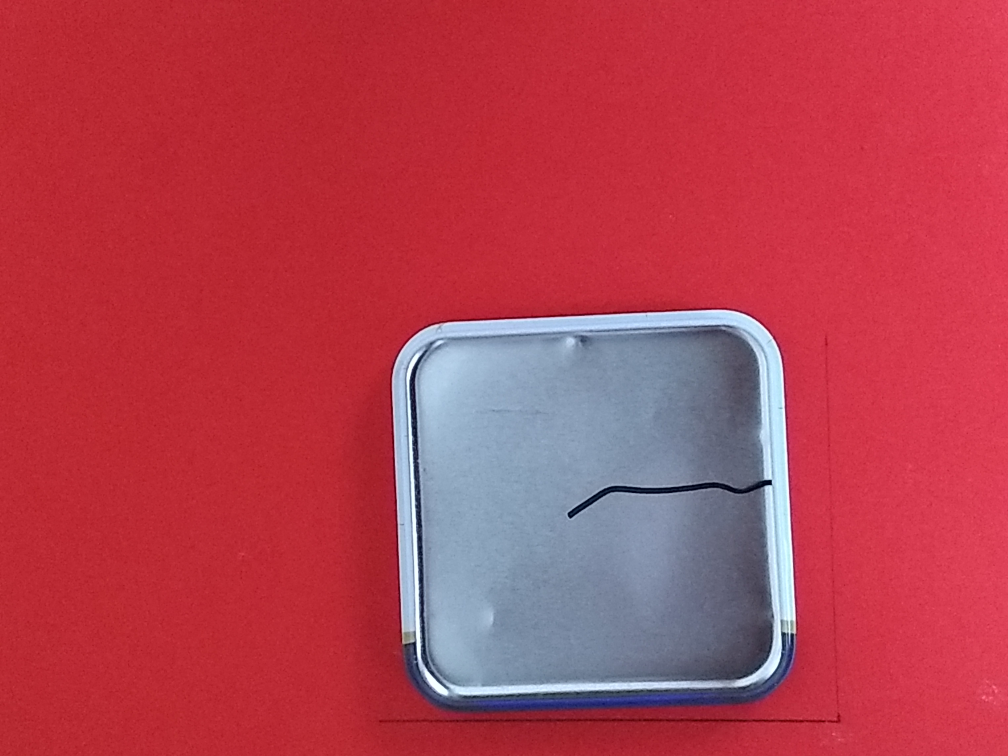
#> input picture scratch_detection/Imageset/IMG_20180402_102947689.jpg, 4032 x 3024 px, found by its file name (shown at 1/4 size)
$ python scratch_old.py   (older library calls are emulated)
#> lines starting #> are read from the running program, lines starting #| are printed output that depends on the picture; after the words box and inside, x2 and y2 are one past the last pixel; in counts of white or black regions, pixels touching at a corner belong together

import cv2
import numpy as np
import imutils
from matplotlib import pyplot as plt

scale_factor = 4
threshold_canny = 0.95

################## Basic Image Processing Operations
img = cv2.imread(r'S:\Imageprocessing\Audi-task\Imageset\IMG_20180402_102947689.jpg',1)
#> img is the input picture: shape (3024, 4032, 3); mean B, G, R 80.7, 64.4, 180.5
img_copy = img.copy()
img_small = cv2.resize(img_copy, (
            img_copy.shape[1] // scale_factor, img_copy.shape[0] // scale_factor))
gray = cv2.cvtColor(img_small, cv2.COLOR_BGR2GRAY)
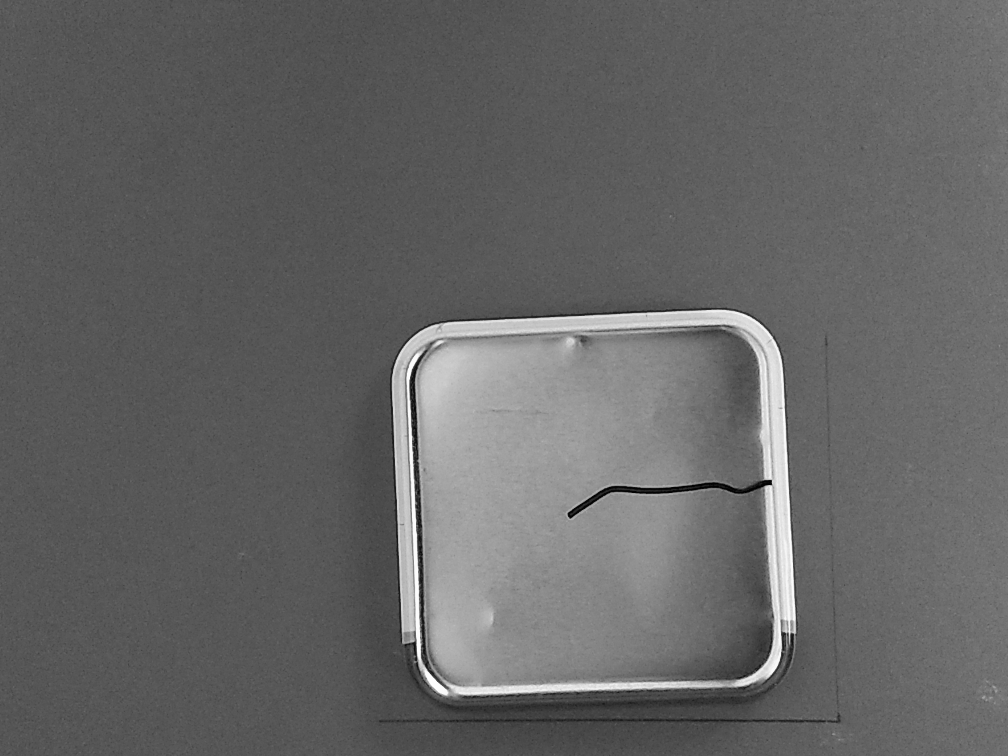
#> gray: shape (756, 1008); min 2, max 254, mean 101.1


blur=cv2.GaussianBlur(gray,(17,17),0)
# [14 lines of commented-out code are left out]
edge = cv2.Canny(blur, 0,100)
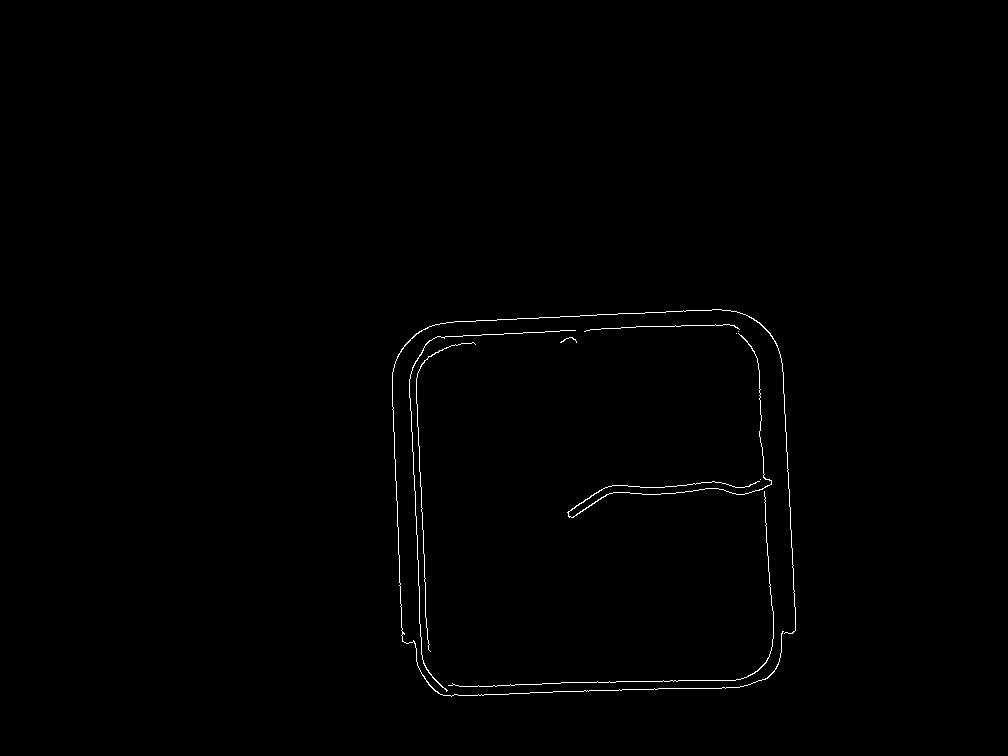
#> edge: shape (756, 1008); 0.49% white in thin lines or dots, all inside (x1, y1, x2, y2) = (392, 309, 796, 697)
# cv2.imshow('edgedft',edge)

##############################3Eorsion or dilation


kernel = np.ones((15,15), np.uint8)
close = cv2.morphologyEx(edge, cv2.MORPH_CLOSE, kernel)
#> close: shape (756, 1008); 2.1% white; 1 white region, box (x1, y1, x2, y2) and area: (392, 309, 796, 697) 15641
kernel = np.ones((2,2), np.uint8)
opens=cv2.morphologyEx(close,cv2.MORPH_OPEN,kernel)
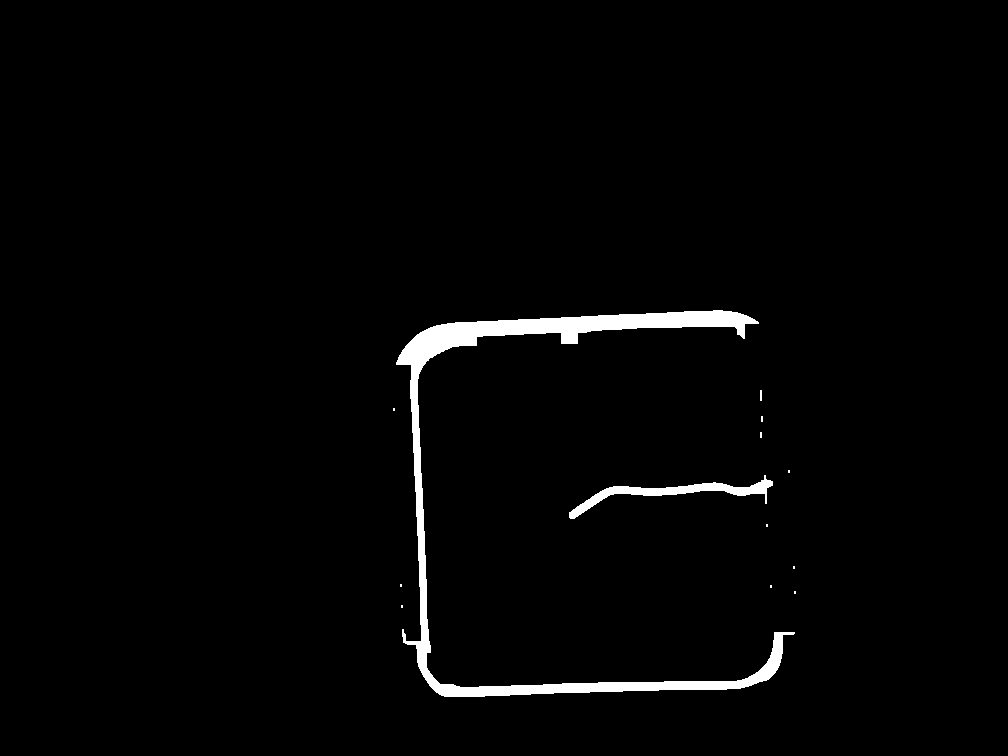
#> opens: shape (756, 1008); 1.9% white; 13 white regions (10 under 20 px)

cv2.imshow('morph',close)

cnts = cv2.findContours(close, cv2.RETR_LIST, cv2.CHAIN_APPROX_SIMPLE)
#> cnts = 4 contours; box (x1, y1, x2, y2) and area: (392, 309, 796, 697) 143548, (416, 325, 774, 687) 117658, (743, 322, 796, 632) 7396, (392, 363, 421, 641) 5031
cnts = cnts[0] if imutils.is_cv2() else cnts[1]

print(len(cnts))
#| 4

cntrarea=[]

for i in cnts:
    cntrarea.append(cv2.contourArea(i))
#> this loop made 4 passes
#> after the loop, cntrarea = [5031, 117657.5, 7396.5, 143547.5]

print(cntrarea)
#| [5031.0, 117657.5, 7396.5, 143547.5]
pos= cntrarea.index(max(cntrarea))
#> pos = 3
x, y, w, h = cv2.boundingRect(cnts[pos])
#> x = 392; y = 309; w = 404; h = 388
cv2.rectangle(img_small, (x, y), (x + w, y + h), (255, 255, 0), 2)
#> img_small: shape (756, 1008, 3); mean B, G, R 81.9, 65.8, 179.7

roi=img_small[y+60:y+h-60,x+60:x+w-60]
cv2.imshow('roi',roi)
# cv2.imshow('gray',img_small)


######################################functions on roi.


gray = cv2.cvtColor(roi, cv2.COLOR_BGR2GRAY)
#> gray: shape (268, 284)
blur=cv2.GaussianBlur(gray,(17,17),0)
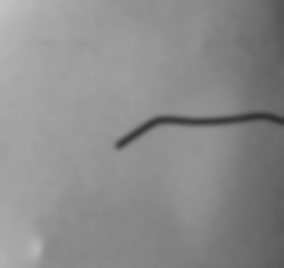
#> blur: shape (268, 284); min 48, max 195, mean 139.5
edge = cv2.Canny(blur, 0,100)
#> edge: shape (268, 284); 0.51% white in thin lines or dots, all inside (x1, y1, x2, y2) = (115, 112, 284, 149)
kernel = np.ones((15,15), np.uint8)
close = cv2.morphologyEx(edge, cv2.MORPH_CLOSE, kernel)
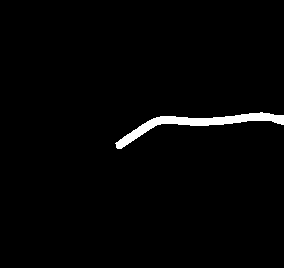
#> close: shape (268, 284); 1.9% white; 1 white region, box (x1, y1, x2, y2) and area: (115, 112, 284, 149) 1415
kernel = np.ones((5,5), np.uint8)
opens=cv2.morphologyEx(close,cv2.MORPH_OPEN,kernel)
#> opens: shape (268, 284); 1.9% white; 1 white region

cnts = cv2.findContours(close, cv2.RETR_EXTERNAL, cv2.CHAIN_APPROX_SIMPLE)
#> cnts = 1 contour; box (x1, y1, x2, y2) and area: (115, 112, 284, 149) 1240
cnts = cnts[0] if imutils.is_cv2() else cnts[1]

print(len(cnts))
#| 1
cntrarea=[]

for i in cnts:
    cntrarea.append(cv2.contourArea(i))
    a, b, wd, ht = cv2.boundingRect(i)
    cv2.rectangle(img_small, (x+60+a, y+60+b), (x + 60+a+wd, y +60+b+ht), (255, 0, 0), 2)
#> this loop made 1 pass
#> (a, b, wd, ht) on pass 1: (115, 112, 169, 37)
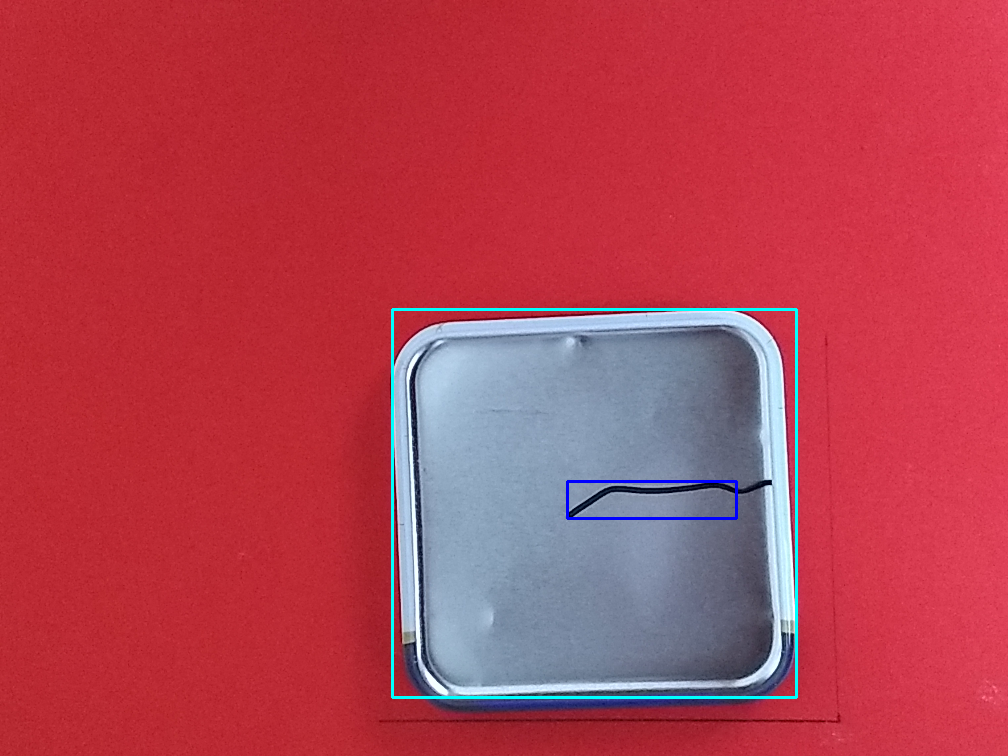
#> img_small: shape (756, 1008, 3); mean B, G, R 82.1, 65.6, 179.5
#> after the loop, cntrarea = [1240]
print(cntrarea)
#| [1240.0]
# pos= cntrarea.index(max(cntrarea))
# x, y, w, h = cv2.boundingRect(cnts[pos])
# cv2.rectangle(img_small, (x, y), (x + w, y + h), (255, 255, 0), 2)

cv2.imshow('edited roi',roi)
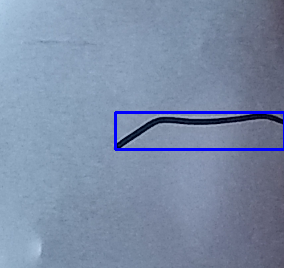
#> window 'edited roi': shape (268, 284, 3); mean B, G, R 166.9, 139.5, 123.6
cv2.imshow('image',img_small)


cv2.waitKey(0)
cv2.destroyAllWindows()

$ run again, with scratch_detection/Imageset/IMG_20180402_102813423.jpg copied over scratch_detection/Imageset/IMG_20180402_102947689.jpg
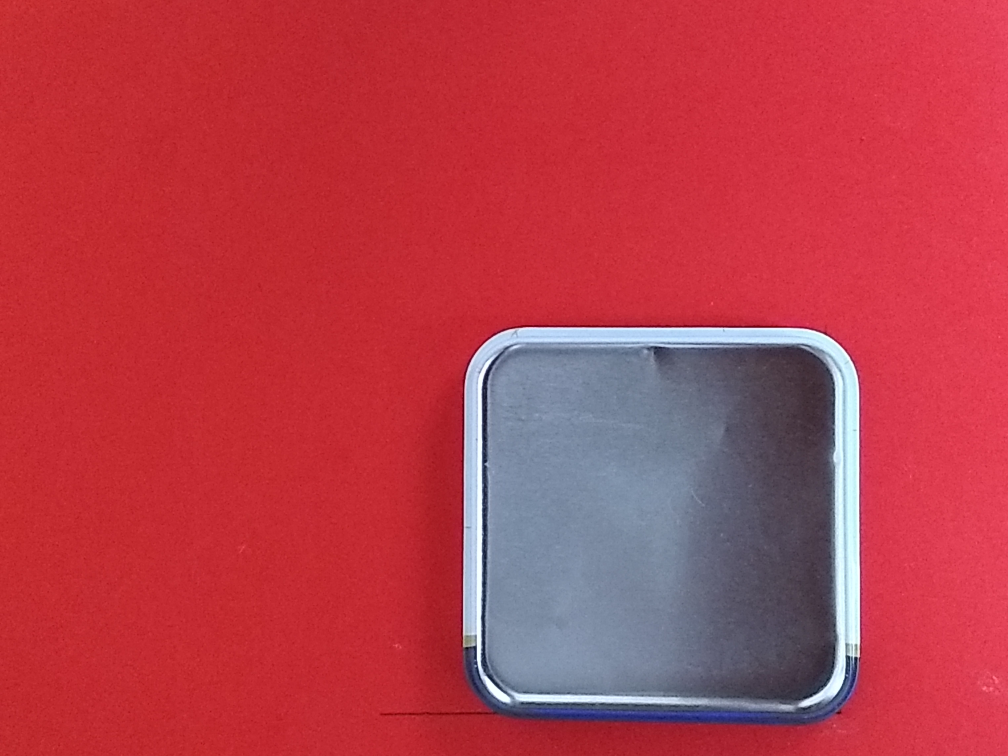
#> input picture scratch_detection/Imageset/IMG_20180402_102813423.jpg, 4032 x 3024 px, found by its file name (shown at 1/4 size)
#> img is the input picture: shape (3024, 4032, 3); mean B, G, R 74.8, 61.5, 183.1
#> `edge = cv2.Canny(blur, 0,100)`:
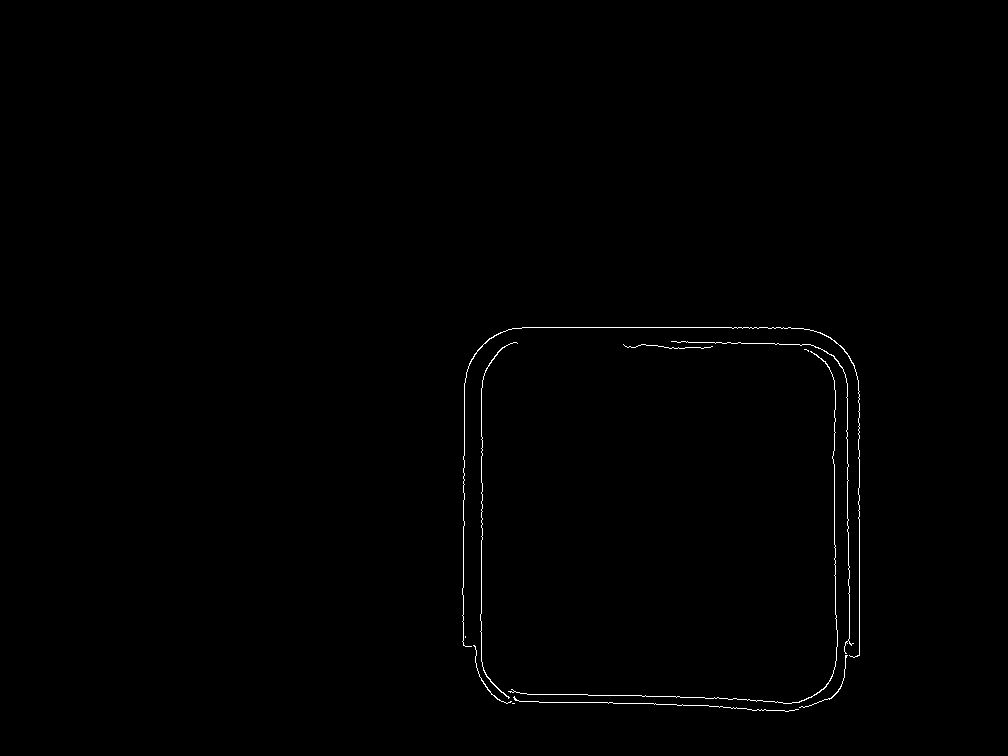
#> edge: shape (756, 1008); 0.42% white in thin lines or dots, all inside (x1, y1, x2, y2) = (462, 327, 860, 712)
#> close: shape (756, 1008); 2.2% white; 1 white region, box (x1, y1, x2, y2) and area: (462, 327, 860, 712) 16808
#> opens: shape (756, 1008); 2.1% white; 11 white regions (4 under 20 px)
#> `cnts = cv2.findContours(close, cv2.RETR_LIST, cv2.CHAIN_APPROX_SIMPLE)`: cnts = 4 contours; box (x1, y1, x2, y2) and area: (462, 327, 860, 712) 145586, (481, 327, 838, 703) 125506, (463, 371, 483, 637) 4610, (778, 328, 805, 345) 414
#| 4
#> the loop `for i in cnts:` made 4 passes
#> after the loop `for i in cnts:`: cntrarea = [4610.5, 414, 125505.5, 145586.5]
#| [4610.5, 414.0, 125505.5, 145586.5]
#> pos = 3
#> x = 462; y = 327; w = 398; h = 385
#> `gray = cv2.cvtColor(roi, cv2.COLOR_BGR2GRAY)`:
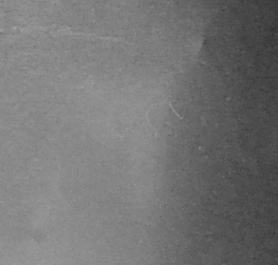
#> gray: shape (265, 278); min 45, max 164, mean 116.5
#> `cnts = cv2.findContours(close, cv2.RETR_EXTERNAL, cv2.CHAIN_APPROX_SIM..`: cnts = 0 contours
#> `cnts = cnts[0] if imutils.is_cv2() else cnts[1]`: cnts = []
#| 0

$ run again, with scratch_detection/Imageset/IMG_20180402_102818858.jpg copied over scratch_detection/Imageset/IMG_20180402_102947689.jpg
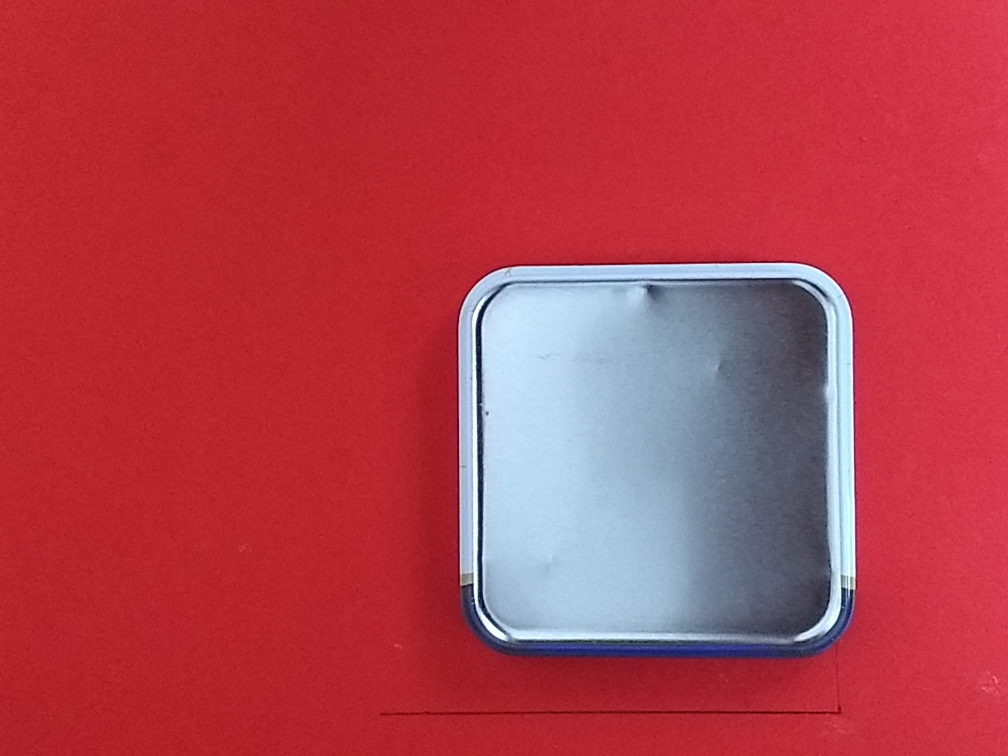
#> input picture scratch_detection/Imageset/IMG_20180402_102818858.jpg, 4032 x 3024 px, found by its file name (shown at 1/4 size)
#> img is the input picture: shape (3024, 4032, 3); mean B, G, R 77.3, 64, 178.2
#> `edge = cv2.Canny(blur, 0,100)`:
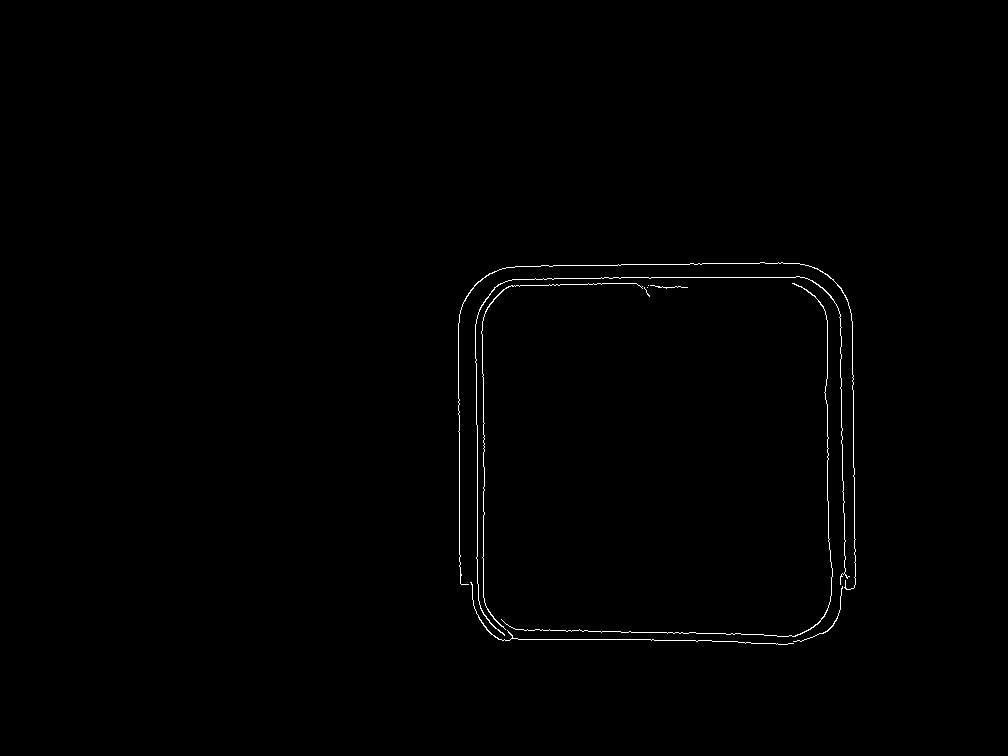
#> edge: shape (756, 1008); 0.5% white in thin lines or dots, all inside (x1, y1, x2, y2) = (458, 262, 856, 645)
#> close: shape (756, 1008); 2.9% white; 1 white region, box (x1, y1, x2, y2) and area: (458, 262, 856, 645) 22141
#> opens: shape (756, 1008); 2.9% white; 3 white regions
#> `cnts = cv2.findContours(close, cv2.RETR_LIST, cv2.CHAIN_APPROX_SIMPLE)`: cnts = 4 contours; box (x1, y1, x2, y2) and area: (458, 262, 856, 645) 144636, (482, 277, 832, 636) 119035, (458, 313, 478, 583) 4717, (828, 512, 845, 540) 430
#| 4
#> the loop `for i in cnts:` made 4 passes
#> after the loop `for i in cnts:`: cntrarea = [430, 4717, 119035, 144635.5]
#| [430.0, 4717.0, 119035.0, 144635.5]
#> pos = 3
#> x = 458; y = 262; w = 398; h = 383
#> `gray = cv2.cvtColor(roi, cv2.COLOR_BGR2GRAY)`:
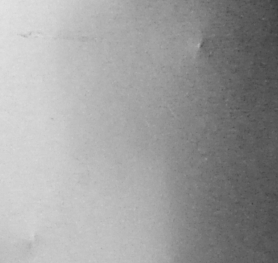
#> gray: shape (263, 278); min 60, max 227, mean 157.5
#> `cnts = cv2.findContours(close, cv2.RETR_EXTERNAL, cv2.CHAIN_APPROX_SIM..`: cnts = 0 contours
#> `cnts = cnts[0] if imutils.is_cv2() else cnts[1]`: cnts = []
#| 0

$ run again, with scratch_detection/Imageset/IMG_20180402_102830189.jpg copied over scratch_detection/Imageset/IMG_20180402_102947689.jpg
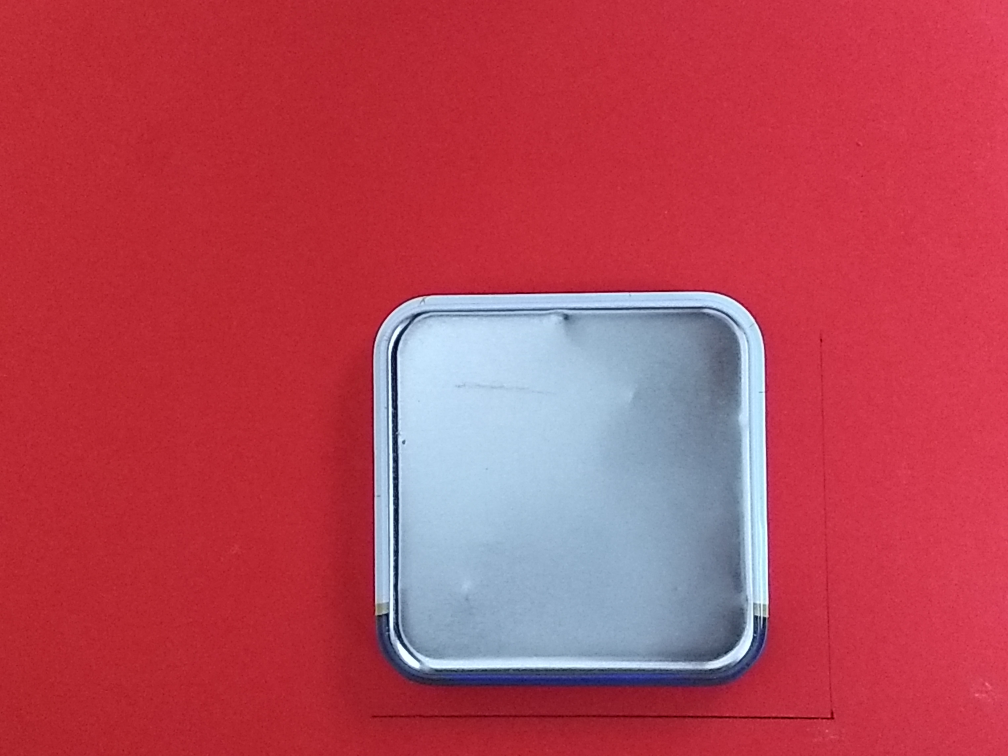
#> input picture scratch_detection/Imageset/IMG_20180402_102830189.jpg, 4032 x 3024 px, found by its file name (shown at 1/4 size)
#> img is the input picture: shape (3024, 4032, 3); mean B, G, R 86.6, 69.8, 183.1
#> close: shape (756, 1008); 2.2% white; 1 white region, box (x1, y1, x2, y2) and area: (373, 291, 769, 670) 16882
#> opens: shape (756, 1008); 2.2% white; 7 white regions (2 under 20 px)
#> `cnts = cv2.findContours(close, cv2.RETR_LIST, cv2.CHAIN_APPROX_SIMPLE)`: cnts = 3 contours; box (x1, y1, x2, y2) and area: (373, 291, 769, 670) 143298, (397, 305, 768, 662) 123438, (373, 352, 394, 613) 4696
#| 3
#> the loop `for i in cnts:` made 3 passes
#> after the loop `for i in cnts:`: cntrarea = [4696, 123438.5, 143298]
#| [4696.0, 123438.5, 143298.0]
#> pos = 2
#> x = 373; y = 291; w = 396; h = 379
#> `gray = cv2.cvtColor(roi, cv2.COLOR_BGR2GRAY)`:
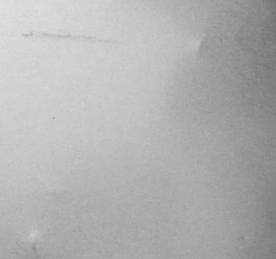
#> gray: shape (259, 276); min 110, max 226, mean 177.6
#> `cnts = cv2.findContours(close, cv2.RETR_EXTERNAL, cv2.CHAIN_APPROX_SIM..`: cnts = 0 contours
#> `cnts = cnts[0] if imutils.is_cv2() else cnts[1]`: cnts = []
#| 0
